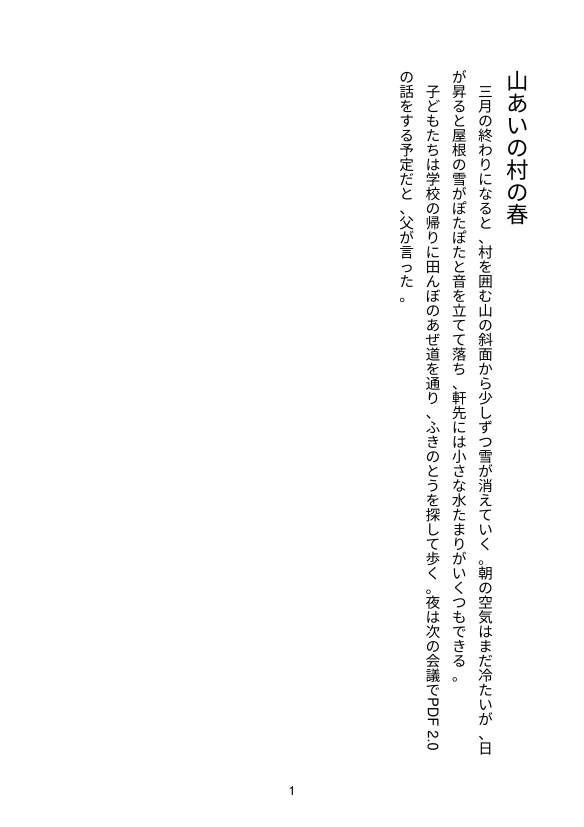

This chart was generated by the following Python code:
"""生成测试夹具 vertical-ja.pdf：日文縦書き（竖排，从上往下、从右往左），两页 A5。
第 1 页：横排字体逐字摆放（LibreOffice、Chrome 打印的竖排就是这样），列里的 "PDF 2.0" 横躺着排（转 90°）；
第 2 页：竖排字体（WMode 1，UniJIS-UCS2-V，InDesign 等排的竖排是这样），一列一个文字项。
两页页底各有一个横排的页码。
以前逐字摆放的字按横排成行：同一高度上各列的字连成一"行"，正文顺序全乱，还被当成双栏，一页变两页；
竖排字体的一列挤在第一个字的位置上。"""
import sys
from reportlab.pdfgen import canvas
from reportlab.pdfbase import pdfmetrics
from reportlab.pdfbase.cidfonts import UnicodeCIDFont

out = sys.argv[1] if len(sys.argv) > 1 else "vertical-ja.pdf"
W, H = 420, 595
pdfmetrics.registerFont(UnicodeCIDFont("HeiseiMin-W3"))
pdfmetrics.registerFont(UnicodeCIDFont("HeiseiKakuGo-W5"))
_v = UnicodeCIDFont("HeiseiMin-W3", isVertical=True)
_v.name = _v.fontName = VMIN = "HeiseiMin-W3-V"
pdfmetrics.registerFont(_v)
c = canvas.Canvas(out, pagesize=(W, H))
TOP, BOTTOM, RIGHT = 50, 545, 380  # 版心：天头、地脚、第一列的右边
S, PITCH = 10.5, 18.9
PER = int((BOTTOM - TOP) // S)  # 一列的字数

P1 = [
    ("HeiseiKakuGo-W5", 16, "山あいの村の春", 0),
    ("HeiseiMin-W3", S, "三月の終わりになると、村を囲む山の斜面から少しずつ雪が消えていく。朝の空気はまだ冷たいが、日が昇ると屋根の雪がぽたぽたと音を立てて落ち、軒先には小さな水たまりがいくつもできる。", 1),
    ("HeiseiMin-W3", S, "子どもたちは学校の帰りに田んぼのあぜ道を通り、ふきのとうを探して歩く。夜は次の会議で{PDF 2.0}の話をする予定だと、父が言った。", 1),
]
P2 = [
    "四月に入ると、川の水かさが増えて流れが速くなる。雪どけの水は透きとおっていて、川底の石の色まではっきりと見える。",
    "祖父は毎年この時期に水車小屋の点検をし、古くなった板を一枚ずつ取り替える。桜が咲くのは平地より二週間ほど遅い。",
]


def page_number(n):
    c.setFont("Helvetica", 9)
    c.drawCentredString(W / 2, H - 572, str(n))


def glyph_page():
    """逐字摆放：每个字一个文字项，列从右往左，列内从上往下；{...} 里的拉丁字母横躺着排"""
    x = RIGHT
    for font, size, text, indent in P1:
        pitch = max(PITCH, size * 1.6)
        cx = x - size / 2
        k = indent  # 本列已排的字数（首行缩进一字）
        i = 0
        while i < len(text):
            if k >= PER:
                x -= pitch
                cx = x - size / 2
                k = 0
            if text[i] == "{":
                j = text.index("}", i)
                latin = text[i + 1:j]
                c.saveState()
                # 基线在列中线左边 0.35 字号，字头朝右，从上往下读
                c.translate(cx - 0.35 * size, H - (TOP + k * size))
                c.rotate(-90)
                c.setFont("Helvetica", size)
                c.drawString(0, 0, latin)
                c.restoreState()
                k += int(c.stringWidth(latin, "Helvetica", size) // size) + 1
                i = j + 1
                continue
            c.setFont(font, size)
            c.drawString(cx - size / 2, H - (TOP + k * size + 0.88 * size), text[i])
            k += 1
            i += 1
        x -= pitch
    page_number(1)


def vertical_font_page():
    """竖排字体：一列一个文字项（文字位置是列顶的中点）"""
    x = RIGHT
    for text in P2:
        first = True
        rest = text
        while rest:
            n = PER - (1 if first else 0)
            col, rest = rest[:n], rest[n:]
            c.setFont(VMIN, S)
            c.drawString(x - S / 2, H - (TOP + (S if first else 0)), col)
            first = False
            x -= PITCH
    page_number(2)


glyph_page()
c.showPage()
vertical_font_page()
c.save()
